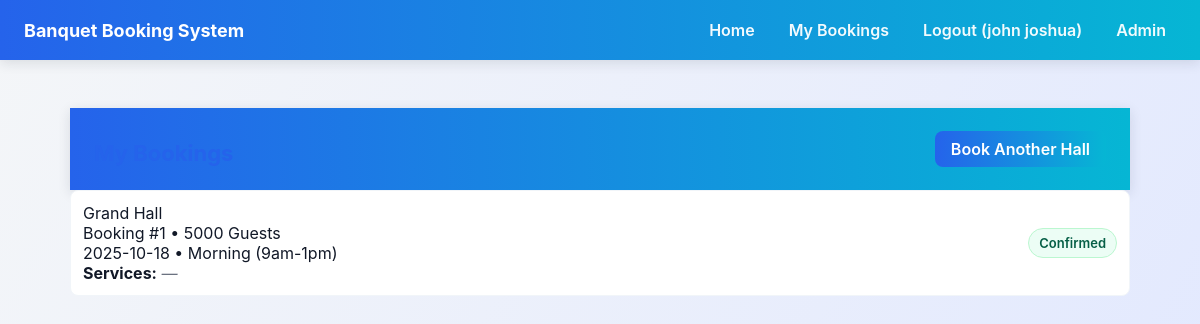
Page /user (signed in) on the committed database.
### tables this page shows
CREATE TABLE bookings (
        id INTEGER PRIMARY KEY AUTOINCREMENT,
        user_id INTEGER NOT NULL,
        hall_id INTEGER NOT NULL,
        date TEXT NOT NULL,
        time_slot TEXT NOT NULL,
        guests INTEGER,
        status TEXT DEFAULT 'Pending',
        created_at TEXT DEFAULT CURRENT_TIMESTAMP, services TEXT,
        FOREIGN KEY(user_id) REFERENCES users(id),
        FOREIGN KEY(hall_id) REFERENCES halls(id)
    );

CREATE TABLE halls (
        id INTEGER PRIMARY KEY AUTOINCREMENT,
        name TEXT NOT NULL,
        capacity INTEGER,
        price REAL,
        description TEXT
    , image_url TEXT);

### app.py (the view)
@app.route("/user")
def user_dashboard():
    if not session.get("user_id"):
        flash("Please login first.", "warning")
        return redirect(url_for("login"))
    user_id = session["user_id"]
    conn = get_db_connection()
    bookings = conn.execute("SELECT b.*, h.name as hall_name FROM bookings b JOIN halls h ON b.hall_id=h.id WHERE b.user_id=? ORDER BY b.created_at DESC", (user_id,)).fetchall()
    conn.close()
    return render_template("user_dashboard.html", bookings=bookings)

### app.py (called while the page is built)
def get_db_connection():
    conn = sqlite3.connect(DB)
    conn.row_factory = sqlite3.Row
    return conn

### templates/user_dashboard.html
{% extends "base.html" %}
{% block content %}
<div class="container">
  <div class="header">
    <h2 class="h1">My Bookings</h2>
    <a href="{{ url_for('home') }}" class="btn">Book Another Hall</a>
  </div>
  <div class="bookings-list">
    {% if bookings %}
      {% for b in bookings %}
        <div class="booking-item">
          <div class="booking-left">
            <div>
              <div class="booking-title">{{ b['hall_name'] }}</div>
              <div class="booking-details">
                <span>Booking #{{ b['id'] }}</span>
                <span>•</span>
                <span>{{ b['guests'] }} Guests</span>
              </div>
              <div class="booking-time">{{ b['date'] }} • {{ b['time_slot'] }}</div>
              <div class="booking-services">
                <strong>Services:</strong>
                {% if b['services'] %}
                  <div class="services-list">
                    {% for service in b['services'].split(',') if service.strip() %}
                      <span class="service-tag">{{ service.strip()|title }}</span>
                    {% endfor %}
                  </div>
                {% else %}
                  <span class="no-services">—</span>
                {% endif %}
              </div>
            </div>
          </div>
          <div class="booking-right">
            {% if b['status']=='Pending' %}
              <span class="badge pending">Pending</span>
            {% elif b['status']=='Confirmed' %}
              <span class="badge confirmed">Confirmed</span>
            {% else %}
              <span class="badge rejected">Rejected</span>
            {% endif %}
          </div>
        </div>
      {% endfor %}
    {% else %}
      <div class="empty-state">
        <p>You have no bookings yet — go book a hall!</p>
        <a href="{{ url_for('home') }}" class="btn">Book Now</a>
      </div>
    {% endif %}
  </div>
</div>
{% endblock %}

### static/base.css (style rules this page uses)
:root { --primary:#2b5876; --accent:#4e4376; --muted:#6b7280; --bg:#f4f6f8; --card:#ffffff; --success:#10b981; --danger:#ef4444; --glass: rgba(255,255,255,0.85); }
* { box-sizing:border-box }
html,body { height:100% }
body { margin:0; font-family: "Inter", "Poppins", Arial, sans-serif; background: linear-gradient(120deg, #f4f6f8 0%, #e0e7ff 100%); color:#111827; -webkit-font-smoothing:antialiased; -moz-osx-font-smoothing:grayscale; }
.header { background: linear-gradient(90deg,var(--primary),var(--accent)); color:white; padding:14px 24px; display:flex; align-items:center; justify-content:space-between; gap:12px; box-shadow: 0 3px 12px rgba(22, 32, 52, 0.12); }
.container { max-width:1100px; margin:28px auto; padding:20px; }
.h1 { font-size:22px; color:var(--primary); margin-bottom:10px; }

### static/forms.css (style rules this page uses)
:root { --primary:#2563eb; --accent:#06b6d4; --input-border:#e5e7eb; --muted:#6b7280; --radius:8px; --gap:12px; }
* { box-sizing:border-box }
.btn { display:inline-block; padding:10px 16px; border-radius:var(--radius); background:linear-gradient(90deg,var(--primary),var(--accent)); color:white; border:none; cursor:pointer; font-weight:600; transition:transform .08s ease, box-shadow .12s ease, opacity .12s ease; text-decoration:none; line-height:1; }

### static/tables.css (style rules this page uses)
.badge { display:inline-block;padding:6px 10px;border-radius:999px;font-weight:600;font-size:13px; }
.badge.confirmed { background:#ecfdf5; color:#065f46; border:1px solid #bbf7d0 }

### static/dashboard.css (style rules this page uses)
.bookings-list { display:flex; flex-direction:column; gap:12px }
.booking-item { display:flex; justify-content:space-between; align-items:center; padding:12px; border-radius:8px; background:#fff; border:1px solid #f1f5f9; }
.booking-left { display:flex;gap:12px;align-items:center }
.booking-right { display:flex;gap:8px;align-items:center }

### static/components.css (style rules this page uses)
.no-services { color: #6b7280; font-style: italic; }

### rows in the picture
bookings: hall_name "Grand Hall", id "1", guests "5000", date "2025-10-18", time_slot "Morning (9am-1pm)", status "Confirmed"

### other values in the picture
{{ session.get('user_name') }} "john joshua"
